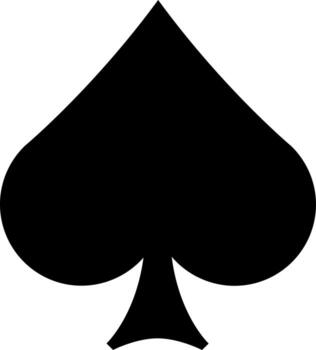
#> input picture P8/image.jpg, 316 x 350 px
$ jupyter execute 2447137_P8.ipynb   (older library calls are emulated)
#> lines starting #> are read from the running program, lines starting #| are printed output that depends on the picture; after the words box and inside, x2 and y2 are one past the last pixel; in counts of white or black regions, pixels touching at a corner belong together
# Active Contours (Snakes) Segmentation
## Implementation and Analysis

This notebook implements Active Contours (Snakes) segmentation technique with:
- Image preprocessing and thresholding
- Internal energy implementation (α and β parameters)
- Snake evolution algorithm
- Comprehensive analysis and visualization

## 1. Import Libraries and Setup

[cell 1]
import numpy as np
import cv2
import matplotlib.pyplot as plt
from scipy import ndimage
from scipy.interpolate import interp1d
import warnings
warnings.filterwarnings('ignore')

# Set plotting style
plt.style.use('seaborn-v0_8-darkgrid')

## 2. Load Image and Apply Preprocessing

Loading the image and converting it to RGB and Grayscale formats for processing.

[cell 2]
# Load the image
image_path = 'image.jpg'
image_bgr = cv2.imread(image_path)
#> image_bgr is the input picture: shape (350, 316, 3); min 0, max 255, mean 113.8

if image_bgr is None:
    raise FileNotFoundError(f"Image not found at {image_path}")

# Convert BGR to RGB (OpenCV loads in BGR format)
image_rgb = cv2.cvtColor(image_bgr, cv2.COLOR_BGR2RGB)

# Convert to Grayscale
image_gray = cv2.cvtColor(image_bgr, cv2.COLOR_BGR2GRAY)

# Display original images
fig, axes = plt.subplots(1, 3, figsize=(15, 5))

axes[0].imshow(image_bgr[:, :, ::-1])  # Convert BGR to RGB for display
axes[0].set_title('Original Image (BGR)', fontsize=12, fontweight='bold')
axes[0].axis('off')

axes[1].imshow(image_rgb)
axes[1].set_title('RGB Image', fontsize=12, fontweight='bold')
axes[1].axis('off')

axes[2].imshow(image_gray, cmap='gray')
axes[2].set_title('Grayscale Image', fontsize=12, fontweight='bold')
axes[2].axis('off')

plt.tight_layout()
plt.show()

print(f"Image Shape (RGB): {image_rgb.shape}")
#| Image Shape (RGB): (350, 316, 3)
print(f"Image Shape (Gray): {image_gray.shape}")
#| Image Shape (Gray): (350, 316)

## 3. Create Binary Thresholded Image

Applying binary thresholding to segment the image into foreground and background.

[cell 3]
# Apply Gaussian blur to reduce noise
blurred = cv2.GaussianBlur(image_gray, (5, 5), 0)
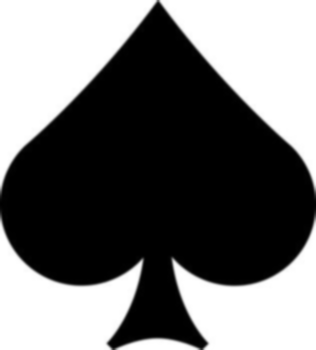
#> blurred: shape (350, 316); min 0, max 255, mean 113.8

# Apply Otsu's thresholding (automatic threshold selection)
_, binary_otsu = cv2.threshold(blurred, 0, 255, cv2.THRESH_BINARY + cv2.THRESH_OTSU)
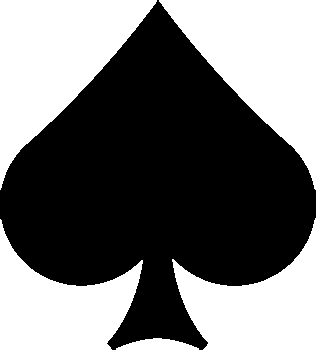
#> binary_otsu: shape (350, 316); 44.6% white; 5 white regions, box (x1, y1, x2, y2) and area: (0, 0, 157, 190) 14490, (159, 0, 316, 190) 14481, (172, 218, 316, 350) 9870, (0, 219, 143, 350) 9819, (116, 338, 199, 350) 670

# Apply simple binary thresholding
_, binary_simple = cv2.threshold(blurred, 127, 255, cv2.THRESH_BINARY)

# Apply adaptive thresholding
binary_adaptive = cv2.adaptiveThreshold(blurred, 255, cv2.ADAPTIVE_THRESH_GAUSSIAN_C,
                                        cv2.THRESH_BINARY, 11, 2)
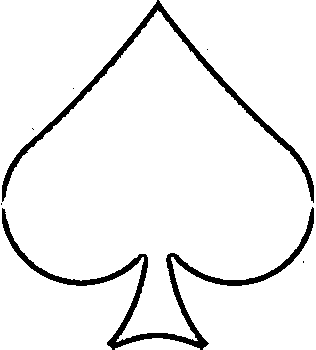
#> binary_adaptive: shape (350, 316); 94.1% white; 7 black regions (5 under 20 px)

# Display thresholded images
fig, axes = plt.subplots(2, 2, figsize=(12, 10))

axes[0, 0].imshow(blurred, cmap='gray')
axes[0, 0].set_title('Blurred Image', fontsize=12, fontweight='bold')
axes[0, 0].axis('off')

axes[0, 1].imshow(binary_otsu, cmap='gray')
axes[0, 1].set_title('Otsu Thresholding', fontsize=12, fontweight='bold')
axes[0, 1].axis('off')

axes[1, 0].imshow(binary_simple, cmap='gray')
axes[1, 0].set_title('Simple Binary Thresholding', fontsize=12, fontweight='bold')
axes[1, 0].axis('off')

axes[1, 1].imshow(binary_adaptive, cmap='gray')
axes[1, 1].set_title('Adaptive Thresholding', fontsize=12, fontweight='bold')
axes[1, 1].axis('off')

plt.tight_layout()
plt.show()

# Use Otsu's method for further processing
binary_image = binary_otsu.copy()

## 4. Find Contours from Thresholded Image

Using OpenCV's built-in function to detect contours.

[cell 4]
# Find contours using OpenCV (Built-in function)
contours, hierarchy = cv2.findContours(binary_image, cv2.RETR_EXTERNAL, cv2.CHAIN_APPROX_SIMPLE)
#> contours = 5 contours; box (x1, y1, x2, y2) and area: (0, 0, 157, 190) 14220, (159, 0, 316, 190) 14212, (172, 218, 316, 350) 9620, (0, 219, 143, 350) 9572, (116, 338, 199, 350) 586

print(f"Number of contours found: {len(contours)}")
#| Number of contours found: 5

# Draw contours on original image
image_with_contours = image_rgb.copy()
cv2.drawContours(image_with_contours, contours, -1, (0, 255, 0), 2)
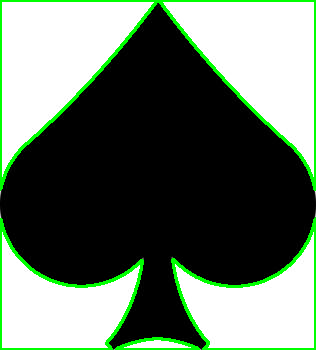
#> image_with_contours: shape (350, 316, 3); 5.82% of pixels changed, all inside (x1, y1, x2, y2) = (0, 0, 316, 350)

# Display contours
fig, axes = plt.subplots(1, 2, figsize=(14, 6))

axes[0].imshow(binary_image, cmap='gray')
axes[0].set_title('Binary Thresholded Image', fontsize=12, fontweight='bold')
axes[0].axis('off')

axes[1].imshow(image_with_contours)
axes[1].set_title(f'Detected Contours ({len(contours)} found)', fontsize=12, fontweight='bold')
axes[1].axis('off')

plt.tight_layout()
plt.show()

# Get the largest contour for snake initialization
if len(contours) > 0:
    largest_contour = max(contours, key=cv2.contourArea)
#> largest_contour = contour of 67 points, box (x1, y1, x2, y2) (0, 0, 157, 190), area 14220
    print(f"Largest contour area: {cv2.contourArea(largest_contour):.2f} pixels")
#| Largest contour area: 14220.50 pixels
    print(f"Largest contour points: {len(largest_contour)}")
#| Largest contour points: 67

## 5. Active Contours (Snake) Implementation

### 5.1 Internal Energy Implementation

The internal energy of a snake consists of two components:

**Elasticity (α):** Controls the stretching of the snake. Higher α makes the snake resist stretching.

**Stiffness/Bending (β):** Controls the bending of the snake. Higher β makes the snake resist bending and prefer smooth curves.

[cell 5]
def calculate_elasticity_energy(snake, alpha):
    """
    Calculate elasticity energy (first-order derivative).
    Measures the distance between consecutive points.

    Parameters:
    -----------
    snake : ndarray
        Array of snake points (N x 2)
    alpha : float
        Elasticity parameter

    Returns:
    --------
    energy : float
        Total elasticity energy
    """
#> called with snake = array of shape (4, 2), alpha = 0.1
    n = len(snake)
    energy = 0

    for i in range(n):
        # Distance between consecutive points (circular)
        diff = snake[i] - snake[(i - 1) % n]
        energy += alpha * np.sum(diff ** 2)

    return energy


def calculate_stiffness_energy(snake, beta):
    """
    Calculate stiffness/bending energy (second-order derivative).
    Measures the curvature at each point.

    Parameters:
    -----------
    snake : ndarray
        Array of snake points (N x 2)
    beta : float
        Stiffness parameter

    Returns:
    --------
    energy : float
        Total stiffness energy
    """
#> called with snake = array of shape (4, 2), beta = 0.1
    n = len(snake)
    energy = 0

    for i in range(n):
        # Second derivative (curvature)
        prev_point = snake[(i - 1) % n]
        curr_point = snake[i]
        next_point = snake[(i + 1) % n]

        curvature = prev_point - 2 * curr_point + next_point
        energy += beta * np.sum(curvature ** 2)

    return energy


def calculate_internal_energy(snake, alpha, beta):
    """
    Calculate total internal energy of the snake.

    E_internal = E_elasticity + E_stiffness
    """
    elasticity = calculate_elasticity_energy(snake, alpha)
    stiffness = calculate_stiffness_energy(snake, beta)

    return elasticity + stiffness


# Test the energy functions
test_snake = np.array([[100, 100], [150, 100], [150, 150], [100, 150]])
test_alpha = 0.1
test_beta = 0.1

print("Internal Energy Components:")
print(f"Elasticity Energy (α={test_alpha}): {calculate_elasticity_energy(test_snake, test_alpha):.4f}")
print(f"Stiffness Energy (β={test_beta}): {calculate_stiffness_energy(test_snake, test_beta):.4f}")
print(f"Total Internal Energy: {calculate_internal_energy(test_snake, test_alpha, test_beta):.4f}")

### 5.2 Construct Internal Energy Matrix

The internal energy matrix is used to efficiently compute the snake evolution. It's a pentadiagonal matrix that encodes the elasticity and stiffness constraints.

[cell 6]
def construct_internal_energy_matrix(n_points, alpha, beta):
    """
    Construct the internal energy matrix for snake evolution.

    The matrix is pentadiagonal and represents the discrete approximation
    of the internal energy functional.

    Parameters:
    -----------
    n_points : int
        Number of points in the snake
    alpha : float
        Elasticity parameter
    beta : float
        Stiffness parameter

    Returns:
    --------
    A : ndarray
        Internal energy matrix (n_points x n_points)
    """
#> called with n_points = 50, alpha = 0.1, beta = 0.1
    # Initialize matrix
    A = np.zeros((n_points, n_points))

    for i in range(n_points):
        # Diagonal elements
        A[i, i] = 2 * alpha + 6 * beta

        # First off-diagonal (elasticity)
        A[i, (i - 1) % n_points] += -alpha - 4 * beta
        A[i, (i + 1) % n_points] += -alpha - 4 * beta

        # Second off-diagonal (stiffness)
        A[i, (i - 2) % n_points] += beta
        A[i, (i + 2) % n_points] += beta

    return A


# Construct and visualize the internal energy matrix
n_points = 50
alpha = 0.1
beta = 0.1

A_matrix = construct_internal_energy_matrix(n_points, alpha, beta)

# Visualize the matrix structure
plt.figure(figsize=(10, 8))
plt.imshow(A_matrix, cmap='RdBu_r', interpolation='nearest')
plt.colorbar(label='Matrix Value')
plt.title(f'Internal Energy Matrix Structure\n(n={n_points}, α={alpha}, β={beta})',
          fontsize=14, fontweight='bold')
plt.xlabel('Column Index')
plt.ylabel('Row Index')
plt.tight_layout()
plt.show()
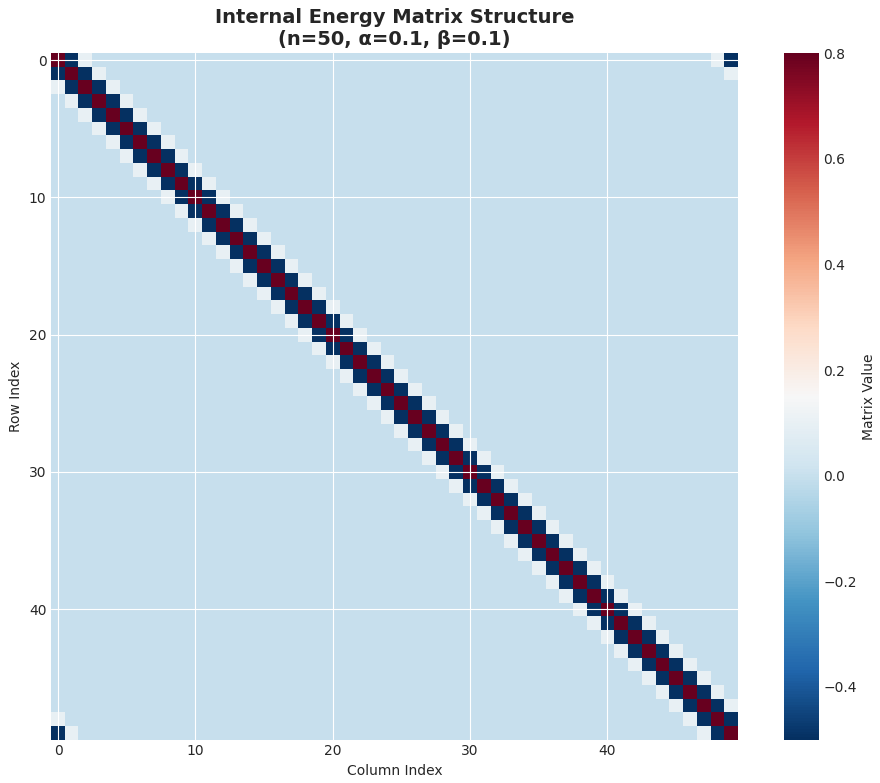
#> figure drawn by matplotlib, 2 panels

print(f"Matrix Shape: {A_matrix.shape}")
print(f"Matrix is pentadiagonal: {np.allclose(A_matrix, A_matrix.T)}")
print(f"\nSample row (showing pentadiagonal structure):")
print(A_matrix[0, :10])

### 5.3 External Energy (Image Forces)

External energy attracts the snake to image features like edges.

[cell 7]
def compute_external_energy(image):
    """
    Compute external energy map from image gradients.
    Uses edge detection to create an energy field.

    Parameters:
    -----------
    image : ndarray
        Grayscale image

    Returns:
    --------
    energy_map : ndarray
        External energy map
    """
    # Apply Gaussian blur
    blurred = cv2.GaussianBlur(image, (5, 5), 1.0)

    # Compute gradients
    grad_x = cv2.Sobel(blurred, cv2.CV_64F, 1, 0, ksize=3)
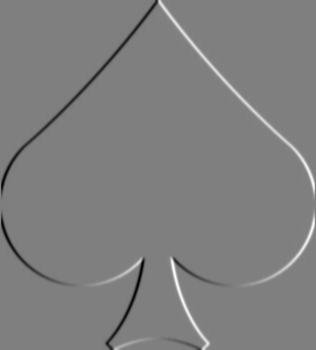
#> grad_x: shape (350, 316) float64; min -644, max 643, mean 0; drawn with min black and max white
    grad_y = cv2.Sobel(blurred, cv2.CV_64F, 0, 1, ksize=3)
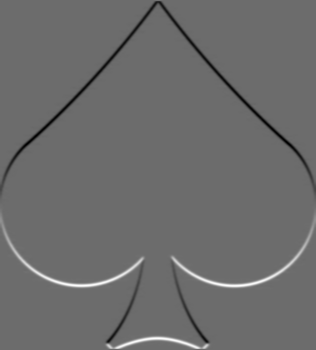
#> grad_y: shape (350, 316) float64; min -480, max 651, mean -0.1; drawn with min black and max white

    # Gradient magnitude
    gradient_magnitude = np.sqrt(grad_x**2 + grad_y**2)
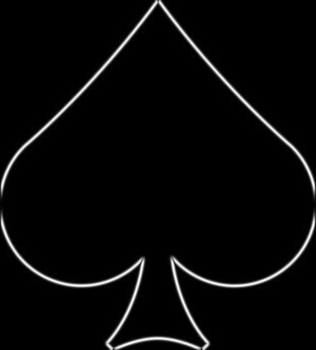
#> gradient_magnitude: shape (350, 316) float64; min 0, max 652.5, mean 21.3; drawn with min black and max white

    # Normalize to [0, 1]
    gradient_magnitude = (gradient_magnitude - gradient_magnitude.min()) / \
                         (gradient_magnitude.max() - gradient_magnitude.min() + 1e-8)

    # Negative gradient (snake attracted to high gradients)
    energy_map = -gradient_magnitude
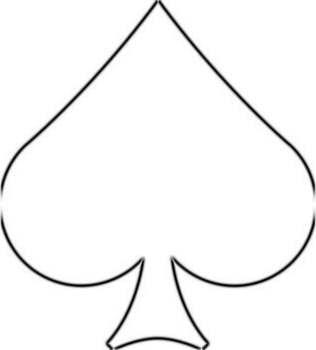
#> energy_map: shape (350, 316) float64; min -1, max 0, mean -0.0326; drawn with min black and max white

    return energy_map, grad_x, grad_y


# Compute external energy
external_energy, grad_x, grad_y = compute_external_energy(image_gray)

# Visualize external energy
fig, axes = plt.subplots(2, 2, figsize=(14, 12))

axes[0, 0].imshow(image_gray, cmap='gray')
axes[0, 0].set_title('Original Grayscale Image', fontsize=12, fontweight='bold')
axes[0, 0].axis('off')

axes[0, 1].imshow(grad_x, cmap='RdBu_r')
axes[0, 1].set_title('Gradient X', fontsize=12, fontweight='bold')
axes[0, 1].axis('off')

axes[1, 0].imshow(grad_y, cmap='RdBu_r')
axes[1, 0].set_title('Gradient Y', fontsize=12, fontweight='bold')
axes[1, 0].axis('off')

im = axes[1, 1].imshow(external_energy, cmap='jet')
axes[1, 1].set_title('External Energy Map\n(Darker = Stronger Attraction)',
                     fontsize=12, fontweight='bold')
axes[1, 1].axis('off')
plt.colorbar(im, ax=axes[1, 1])

plt.tight_layout()
plt.show()
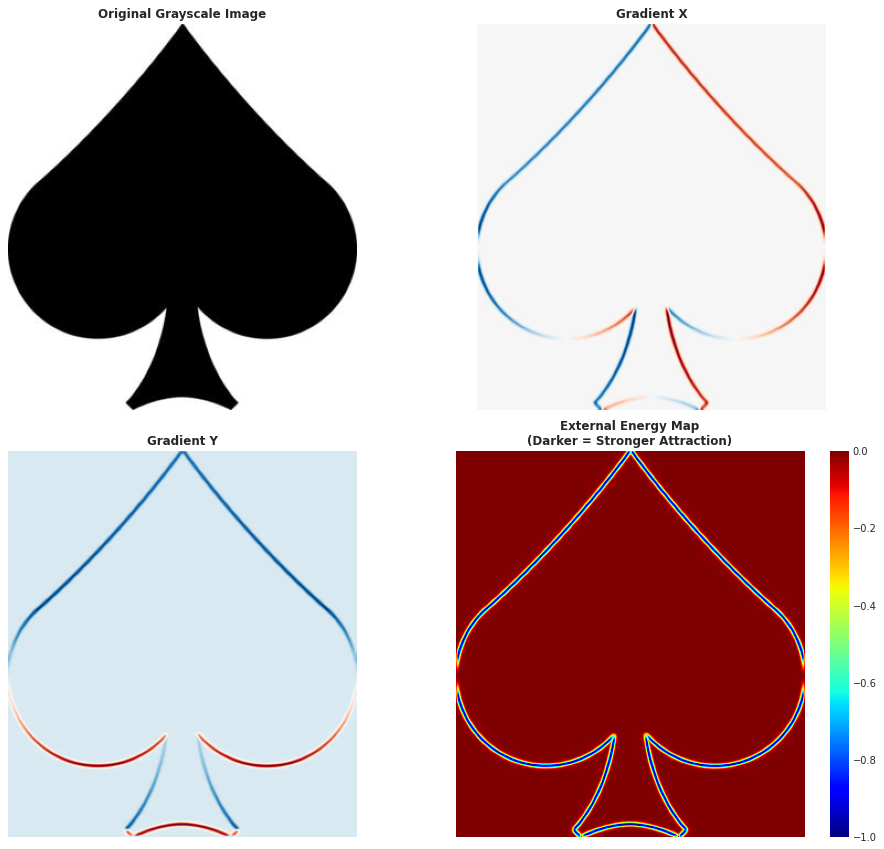
#> figure drawn by matplotlib, 5 panels
#> (the rest of the program and of its run is left out)
